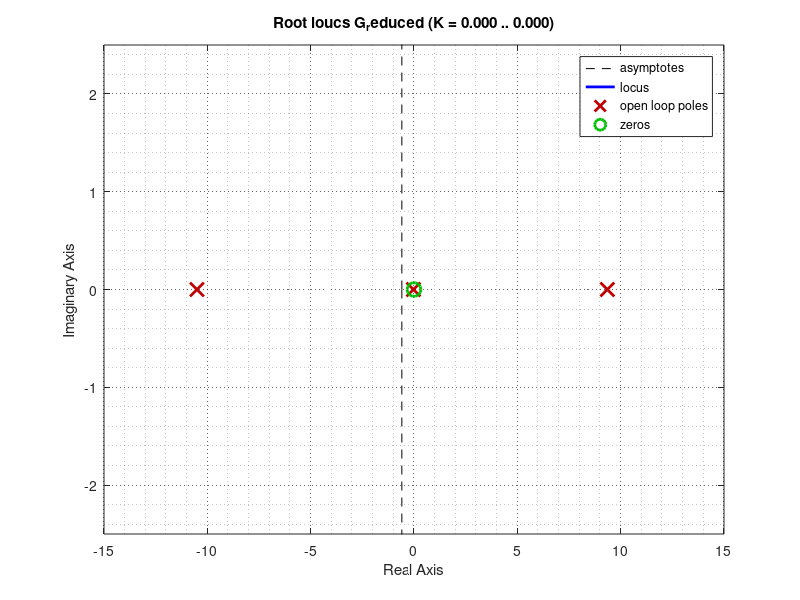

Reproduce this figure in MATLAB.
clear all
close all
clc

% Cubli model parameters
J_w=0.601e-3;
J_f=4.8e-3;
B_w=17.03e-6;
B_f=7.7e-3;
m_w=0.222;
m_f=0.77-m_w;%0.354;
g=9.82;
l_w=0.093;
l_f=0.08498;%0.076;

% Transfer function of the system
s=tf('s');
G=(-J_w*s^2)/((J_w*s^2+B_w*s)*((J_f+m_w*l_w^2)*s^2+B_f*s-(m_w*l_w+m_f*l_f)*g+((B_w*J_w*s^3)/(J_w*s^2+B_w*s))));
G_reduced=minreal(G);   % Equal poles and zeros cancelled each other

% Analysis in the s-domain
rlocus(G_reduced);
set(findall(gcf,'Type','line','color','b'), 'LineWidth', 1.4)
set(findall(gcf,'Type','line','color','[0 0.5 0]'), 'LineWidth', 1.4)
set(findall(gcf,'Type','line','color','r'), 'LineWidth', 1.4)

axis([-15 15 -2.5 2.5]);
set(gca,'XGrid', 'on', 'XMinorGrid', 'on', 'YGrid', 'on', 'YMinorGrid', 'on')
set(gca, 'GridLineStyle',':', 'GridColor', 'k', 'GridAlpha', .6)
